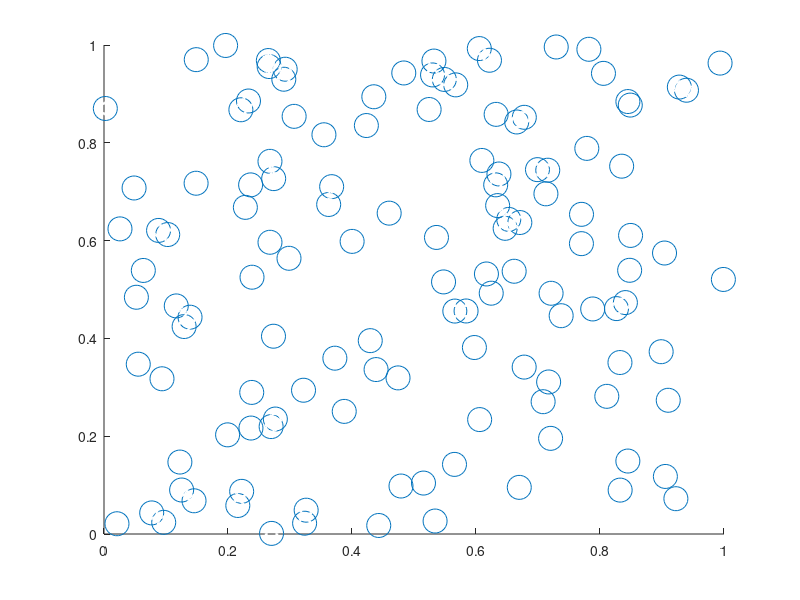

Recreate this plot in MATLAB. (Note: this script raises an error after producing the figure.)
% @file     lloyd.m
% @author   afruehstueck
% @date     23/03/2017

function lloyd(N, max_iterations, max_error, seed_from_center)
    %% settings
    % number of seed points
    if nargin < 1
        N = 128;
        seed_from_center = false;

        % iterate until error gets small
        max_error = 1e-4;
        % additional constraint to avoid iterating forever
        max_iterations = 500;
    end
    
    %%
    %initialize random point positions    
    if seed_from_center
        % seed from center
        pts_x = 0.4 + rand(N, 1) * 0.2;
        pts_y = 0.4 + rand(N, 1) * 0.2;
    else
        % seed in entire plot
        pts_x = rand(N, 1);
        pts_y = rand(N, 1);
    end
        
    cts_x = ones(N, 1);
    cts_y = ones(N, 1);
    
    % bounding box
    bounds = [ 0, 0; 0, 1; 1, 1; 1, 0 ];
    
    % create figure
    scr = get(0, 'ScreenSize'); 
    figure('Name', 'Lloyd''s Algorithm', 'NumberTitle', 'off', 'Position', [100 150 2*scr(4)/3 2*scr(4)/3]);
    hold on;
    
    % assign random colors from colormap to cells
    colors = viridis(N);
    
    % polygon plots for each cell
    cells_plots = zeros(N, 1);
    for idx = 1:N
        cells_plots(idx) = patch(pts_x(idx), pts_y(idx), colors(idx, :));
    end
    
    % initialize error measure
    errors = ones(N, 1);
    
    % plot containing the current points - colormap shows the current error
    % for each point: the more yellow it gets, the smaller the error
    pts_plot = scatter(pts_x, pts_y, 300, 'r.');
    colormap(flipud(autumn))
    caxis([1e-5 1e-3])
    
    % plot containing the polygon centroids
    cts_plot = plot(pts_x, pts_y, 'wo', 'MarkerSize', 8, 'LineWidth', 2);
    
    cur_iteration = 0;
    while(max(errors) > max_error && cur_iteration < max_iterations)   
        cur_iteration = cur_iteration + 1;
        
        % use helper function to calculate bounded voronoi regions
        [V, C] = voronoiBounded(pts_x, pts_y, bounds);

        for idx = 1:numel(C)
            verts_x = V(C{idx}, 1);
            verts_y = V(C{idx}, 2);
            [cts_x(idx), cts_y(idx)] = centroid(verts_x, verts_y);
        
            % update the voronoi cells in plot
            set(cells_plots(idx), 'XData', verts_x, 'YData', verts_y);
        end
        
        % calculate euclidean distances between point positions and new centroid positions
        errors = norm_per_row([cts_x cts_y] - [pts_x pts_y]);
        disp(['current maximum error: ', num2str(max(errors))]);
        
        % move all points to new centroid positions (unless these are nan)
        pts_x = ~isnan(cts_x) .* cts_x + isnan(cts_x) .* pts_x;
        pts_y = ~isnan(cts_y) .* cts_y + isnan(cts_y) .* pts_y;
        
        % update centroid positions in plot
        set(cts_plot, 'XData', cts_x, 'YData', cts_y);
        
        % redraw all plot contents during animation
        drawnow;
        
        % update point positions in plot
        set(pts_plot, 'XData', pts_x, 'YData', pts_y, 'CData', errors);
    end
    
    % output evaluation
    if cur_iteration == max_iterations
        disp(['suspended algorithm after ', num2str(max_iterations), ' iterations']);
    else
        disp(['algorithm converged after ', num2str(cur_iteration), ' iterations']);
    end
end

% calculate coordinates of centroid of polygon from polygon vertices vX/
% according to https://en.wikipedia.org/wiki/Centroid#Centroid_of_polygon
function [cX, cY] = centroid(vX, vY)
    vXp1 = vX([2:end 1]); %x coordinates with shifted indices (plus 1)
    vYp1 = vY([2:end 1]); %y coordinates with shifted indices (plus 1)

    %term used multiple times in calculation
    multiplier = vX.*vYp1 - vXp1.*vY;

    A = sum(multiplier) / 2; %signed area of the polygon

    cX = sum((vX + vXp1) .* multiplier) / (6 * A);
    cY = sum((vY + vYp1) .* multiplier) / (6 * A);
end

% http://www.mathworks.com/matlabcentral/fileexchange/34428-voronoilimit
function [V, C] = voronoiBounded(x, y, bounds)
    % add 4 additional edges
    xA = [x; 0;  0; -2; 2];
    yA = [y; -2; 2;  0; 0];

    [vi,ci] = voronoin([xA, yA]);

    % remove the last 4 cells
    C = ci(1:end-4);
    V = vi;
    
    for idx=1:length(C)
            % convert the contour coordinate to clockwise order
            [X2, Y2] = poly2cw(V(C{idx}, 1), V(C{idx}, 2));
            % polybool restricts polygons to domain
            [vert_x, vert_y] = polybool('intersection', bounds(:, 1), bounds(:, 2), X2, Y2);
            inds = nan(1, length(vert_x));
            for vert_i = 1:length(vert_x)
                if any(V(:, 1) == vert_x(vert_i)) && any(V(:, 2) == vert_y(vert_i))
                    i_x = find(V(:, 1) == vert_x(vert_i));
                    i_y = find(V(:, 2) == vert_y(vert_i));
                    for ib=1:length(i_x)
                        if any(i_x(ib) == i_y)
                            inds(vert_i) = i_x(ib);
                        end
                    end
                    if isnan(inds(vert_i)) == 1
                        lv = length(V);
                        V(lv+1,1) = vert_x(vert_i);
                        V(lv+1,2) = vert_y(vert_i);
                        inds(vert_i) = lv + 1;
                    end
                else
                    lv = length(V);
                    V(lv+1, 1) = vert_x(vert_i);
                    V(lv+1, 2) = vert_y(vert_i);
                    inds(vert_i) = lv + 1;
                end
            end
            C{idx} = inds;
    end
end

% helper function that calculates row-wise norm
function N = norm_per_row(M) 
    N = sqrt(sum(M.^2, 2));
end